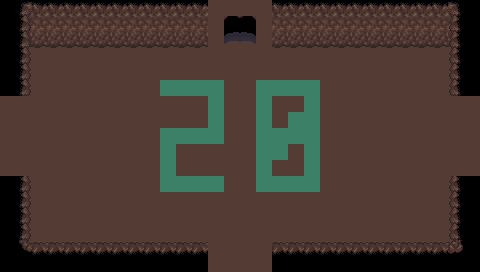

This game map was drawn from its Tiled (.tmx) file and the tilesets committed beside it. A one-line description and the trimmed map source follow:
An orthogonal 30x17 tile map with 16x16 px tiles, 3 tile layers (Base, Ground, Upper), 2 tilesets and 18 objects (6x SpawnPoint, 4x Entrance, 4x BlockObject, 4x CombatStart).

<map version="1.5" tiledversion="1.6.0" orientation="orthogonal" renderorder="right-down" width="30" height="17" tilewidth="16" tileheight="16" infinite="0" nextlayerid="22" nextobjectid="77">
 <properties>
  <property name="Dungeon" value="Cave" />
  <property name="MapType" value="Cave" />
  <property name="Mobs" value="2-3|0" />
  <property name="Modular" type="bool" value="true" />
  <property name="ResourcesMinMax" value="30-60" />
 </properties>
 <tileset firstgid="1" source="../Tilesets/tilesetManorGrounds.tsx" />
 <tileset firstgid="626" source="../Tilesets/tsWalls_Floors.tsx" />
 <layer id="19" name="Base" width="30" height="17">
  <data>[510 cells, 510 non-empty, 7 distinct tile ids]</data>
 </layer>
 <layer id="20" name="Ground" width="30" height="17">
  <data>[510 cells, 88 non-empty, 7 distinct tile ids]</data>
 </layer>
 <layer id="21" name="Upper" width="30" height="17">
  <data>[510 cells, 28 non-empty, 5 distinct tile ids]</data>
 </layer>
 <objectgroup id="4" name="Travel">
  <object id="51" name="Entrance" x="224" y="268" width="32" height="4">
   <properties>
    <property name="EntranceDir" value="Up" />
    <property name="Modular" type="bool" value="true" />
   </properties>
  </object>
  <object id="53" name="Entrance" x="224" y="28" width="32" height="4">
   <properties>
    <property name="EntranceDir" value="Down" />
    <property name="Modular" type="bool" value="true" />
   </properties>
  </object>
  <object id="54" name="Entrance" x="0" y="128" width="4" height="32">
   <properties>
    <property name="EntranceDir" value="Right" />
    <property name="Modular" type="bool" value="true" />
   </properties>
  </object>
  <object id="55" name="Entrance" x="476" y="128" width="4" height="32">
   <properties>
    <property name="EntranceDir" value="Left" />
    <property name="Modular" type="bool" value="true" />
   </properties>
  </object>
 </objectgroup>
 <objectgroup id="5" name="MapObject">
  <object id="67" name="SpawnPoint" x="98.5117" y="69.5169" width="10" height="8.5" />
  <object id="68" name="SpawnPoint" x="227.802" y="132.575" width="10" height="8.5" />
  <object id="69" name="SpawnPoint" x="403.891" y="69.9135" width="10" height="8.5" />
  <object id="70" name="SpawnPoint" x="50.5236" y="228.948" width="10" height="8.5" />
  <object id="71" name="SpawnPoint" x="417.771" y="211.895" width="10" height="8.5" />
  <object id="72" name="SpawnPoint" x="338.056" y="132.575" width="10" height="8.5" />
  <object id="73" name="BlockObject" x="211.708" y="3.593" width="55.625" height="9.75">
   <properties>
    <property name="Dir" value="Up" />
    <property name="Open" type="bool" value="false" />
   </properties>
  </object>
  <object id="74" name="BlockObject" x="210.217" y="243.202" width="55.625" height="9.75">
   <properties>
    <property name="Dir" value="Down" />
    <property name="Open" type="bool" value="false" />
   </properties>
  </object>
  <object id="75" name="BlockObject" x="1.95833" y="98.093" width="26.75" height="74">
   <properties>
    <property name="Dir" value="Left" />
    <property name="Open" type="bool" value="false" />
   </properties>
  </object>
  <object id="76" name="BlockObject" x="452.292" y="99.593" width="26.75" height="74">
   <properties>
    <property name="Dir" value="Right" />
    <property name="Open" type="bool" value="false" />
   </properties>
  </object>
 </objectgroup>
 <objectgroup id="6" name="Character">
  <object id="56" name="CombatStart" x="66.8696" y="129.795" width="10.5" height="11.25">
   <properties>
    <property name="Dir" value="Right" />
    <property name="Position" value="NE" />
   </properties>
  </object>
  <object id="57" name="CombatStart" x="211.749" y="195.665" width="10.5" height="11.25">
   <properties>
    <property name="Dir" value="Up" />
    <property name="Position" value="NW" />
   </properties>
  </object>
  <object id="58" name="CombatStart" x="258.486" y="66.5555" width="10.5" height="11.25">
   <properties>
    <property name="Dir" value="Down" />
    <property name="Position" value="SE" />
   </properties>
  </object>
  <object id="59" name="CombatStart" x="400.864" y="161.738" width="10.5" height="11.25">
   <properties>
    <property name="Dir" value="Left" />
    <property name="Position" value="SW" />
   </properties>
  </object>
 </objectgroup>
</map>
